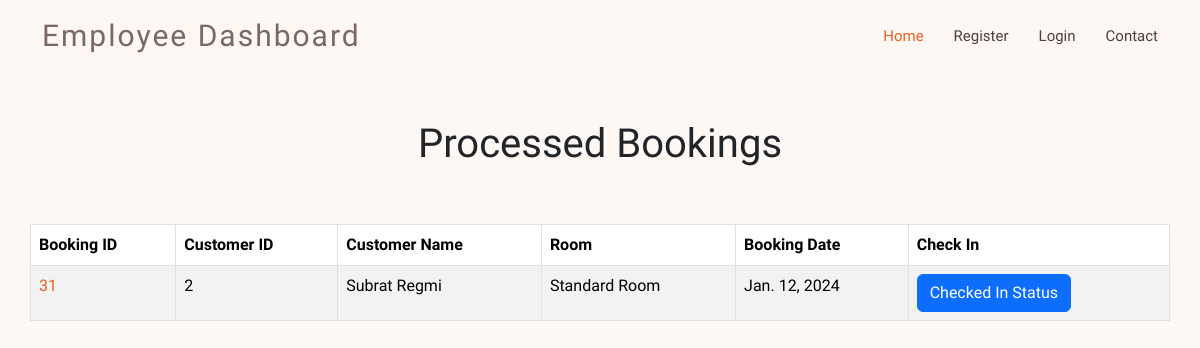
The app's page /employee/processed_bookings/ (signed in), older data.
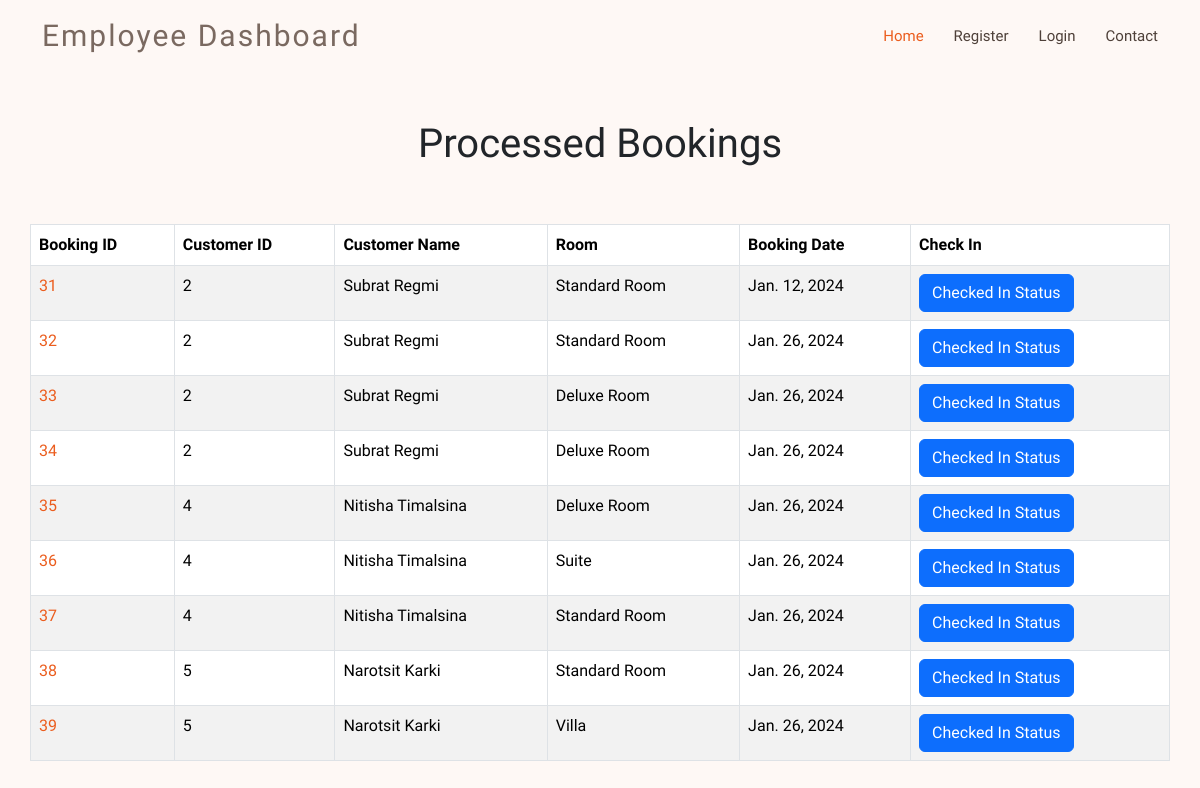
The same page, newer data.
### shared/models.py (models this page shows, shortened)
class Booking(models.Model):
    MealPlan = (
        ('Not Selected', 'None'),
        ('Meal Plan 1', 'Dinner'),
        ('Meal Plan 2', 'Dinner and Breakfast'),
        ('Meal Plan 3', 'Dinner, Breakfast, and Lunch'),
    )
    Branch = (
        ('Branch 1', 'Portugal'),
        ('Branch 2', 'Barcelona'),
        ('Branch 3', 'Lisbon'),
        ('Branch 4', 'Seville'),
        ('Branch 5', 'Valencia'),
    )
    CheckedInStatus = (
        ('True','Checked In'),
        ('False','Not Checked In'),
    )
    room = models.ForeignKey(Room, on_delete=models.CASCADE)
    customer = models.ForeignKey(CustomUser, on_delete=models.CASCADE)
    no_of_rooms = models.PositiveIntegerField(default=1)
    no_of_adults = models.PositiveIntegerField(default = 1)
    no_of_children = models.IntegerField(default = 0)
    checkin_date = models.DateField(default = datetime.now().date())
    checkin_month = models.IntegerField(null = True)
    checkin_day = models.IntegerField(null = True)
    checkout_date = models.DateField(default = datetime.now().date() + timedelta(days=1))
    booking_date = models.DateField(default = datetime.now().date())
    no_of_days = models.IntegerField(blank = True, null = True)
    weeknights = models.IntegerField(null = True)
    weekend_nights = models.IntegerField(null = True)
    lead_time = models.IntegerField(blank = True, null = True)
    meal_plan = models.CharField(max_length=255, choices = MealPlan, default = 'None')
    car_parking = models.BooleanField(default = False)
    branch = models.CharField(max_length=255, choices=Branch, default ='Branch 1')
    children_meal = models.BooleanField(default = False, null = True)
    city_map = models.BooleanField(default = False, null = True)
    tour_guide = models.BooleanField(default = False, null = True)
    airport_pickup = models.BooleanField(default = False, null = True)
    wheelchair = models.BooleanField(default = False, null = True)
    no_of_special_requests = models.IntegerField(null = True)
    dynamic_price = models.DecimalField(max_digits = 10, decimal_places = 2, null = True)
    status = models.BooleanField(null = True)
    advance = models.DecimalField(max_digits = 10, decimal_places = 2, null = True)
    processed = models.BooleanField(default = False)
    paid = models.BooleanField(default = False)
    checked_in_status = models.BooleanField(default = None, null = True)
    prediction_status = models.BooleanField(default = None, null = True)
    stripe_checkout_id = models.CharField(max_length = 500, null = True)

class CustomUser(AbstractUser):
    email = models.EmailField(unique=True)
    username = models.CharField(max_length=255, unique = True)
    fullname = models.CharField(max_length=255)
    phone_number = models.CharField(max_length=15, blank=True, null=True, validators=[RegexValidator(regex=r'^\d+$', message='Phone number must contain only digits.')])
    is_customer = models.BooleanField(default=False)
    is_employee = models.BooleanField(default=False)
    repeated_guest = models.BooleanField(null  = True, default = False)
    previous_bookings_not_cancelled = models.IntegerField(default=0)
    previous_bookings_cancelled = models.IntegerField(default=0)
    objects = CustomUserManager()
    USERNAME_FIELD = 'email'
    REQUIRED_FIELDS = ['username', 'fullname']

class Room(models.Model):
    name = models.CharField(max_length=50)
    price = models.DecimalField(max_digits=5, default = 0, decimal_places=2)
    description = models.CharField(max_length=250, blank = True, null = True)
    image = models.ImageField(upload_to = 'uploads/rooms', null=True)
    max_capacity = models.PositiveIntegerField(null = True)

### employee/views.py (the view)
# urls.py: path('processed_bookings/', views.processed_bookings, name = 'processed_bookings'),
@login_required(login_url="login_emp")
def processed_bookings(request):
    bookings = Booking.objects.filter(processed = True, status = None)
    return render(request, 'employee/processed_bookings.html', {'bookings':bookings})

### employee/templates/employee/processed_bookings.html (shortened to what this page needs)
{% extends "employee/base_emp.html" %}
{% block content %}
<div class = 'container'>
    <br/><br/>
    <div class = "row">
    <div class = 'text-center'><h1>Processed Bookings</h1></div>
    </div>
    <br/><br/>
    <div class = "row">
    {% if bookings %}
    <table class="table table-striped table-bordered">
    <thead>
      <tr>
        <th scope="col">Booking ID</th>
        <th scope ="col">Customer ID</th>
        <th scope ="col">Customer Name</th>
        <th scope="col">Room</th>
        <th scope="col">Booking Date</th>
        <th scope="col">Check In</th>
      </tr>
    </thead>
    <tbody>
        {% for booking in  bookings  %}
      <tr>
        <td><a href = {% url "booking_details_emp" booking.id %}>{{booking.id}}</a></td>
        <td>{{booking.customer.id}}</td>
        <td>{{booking.customer.fullname}}</td>
        <td>{{booking.room.name}}</td>
        <td>{{booking.booking_date}}</td>
        <td>
          <button type="button" class="btn btn-primary" data-bs-toggle="modal" data-bs-target="#exampleModal">
            Checked In Status
          </button>
        </td>
      </tr>
      {% endfor %}
    </tbody>
  </table>
  {% endif %}
</div>
</div>
{% endblock content %}

### employee/templates/employee/base_emp.html (shortened to what this page needs)
{% load static %}
<!DOCTYPE html>
<html lang="en">
<link href="{% static "customer/vendor/aos/aos.css"%}" rel="stylesheet">
<link href="{% static "customer/vendor/bootstrap/css/bootstrap.min.css"%}" rel="stylesheet">
<link href="{% static "customer/vendor/bootstrap-icons/bootstrap-icons.css"%}" rel="stylesheet">
<link href="{% static "customer/vendor/boxicons/css/boxicons.min.css"%}" rel="stylesheet">
<link href="{% static "customer/vendor/glightbox/css/glightbox.min.css"%}" rel="stylesheet">
<link href="{% static "customer/vendor/swiper/swiper-bundle.min.css"%}" rel="stylesheet">
<link href="{% static "customer/css/backgrounds.css" %}" rel="stylesheet">
<link href="{% static "customer/css/style.css" %}" rel="stylesheet">
<body>
  {% include "employee/navbar_emp.html" %}
  <br/><br/><br/>
  <div>
  {% block content %}
  {% endblock content %}
</body>
</html>

### employee/templates/employee/navbar_emp.html (shortened to what this page needs)
<header id="header" class="fixed-top d-flex align-items-center">
    <div class="container d-flex align-items-center justify-content-between">
      <div class="logo">
        <h1 class="text-light"><a href="{% url "home_emp" %}"><span>Employee Dashboard</span></a></h1>
      </div>
      <nav id="navbar" class="navbar">
        <ul>
          <li><a class="nav-link scrollto active" href="{% url "home_emp" %}">Home</a></li>
          {% if user.is_authenticated and user.is_employee%}
          <li><a class="nav-link scrollto" href="{% url "pending_bookings" %}">Pending Bookings</a></li>
          <li><a class="nav-link scrollto" href="{% url "processed_bookings" %}">Processed Bookings</a></li>
          <li><a class="nav-link scrollto" href="{% url "confirmed_bookings" %}">Confirmed Bookings</a></li>
          <li><a class="nav-link scrollto" href="{% url "cancelled_bookings" %}">Cancelled Bookings</a></li>
          <li><a class="nav-link scrollto" href="{% url "logout_emp" %}">Logout</a></li>
          {% else %}
          <li><a class="nav-link scrollto" href="{% url "register_emp" %}">Register</a></li>
          <li><a class="nav-link scrollto" href="{% url "login_emp" %}">Login</a></li>
          <li><a class="nav-link scrollto" href="#contact">Contact</a></li>
          {% endif %}
        </ul>
      </nav>
    </div>
  </header>

### static/customer/css/backgrounds.css (style rules this page uses)
.navbar { padding: 0; background-color:#fef8f5; }

### static/customer/css/style.css (style rules this page uses)
body { font-family: "Open Sans", sans-serif; color: #212529; background: #fef8f5; }
a { color: #eb5d1e; text-decoration: none; }
h1, h2, h3, h4, h5, h6, .font-primary { font-family: "Raleway", sans-serif; }
#header { height: 72px; transition: all 0.5s; z-index: 997; transition: all 0.5s; background: #fef8f5; box-shadow: none; }
#header .logo h1 { font-size: 30px; margin: 0; line-height: 1; font-weight: 400; letter-spacing: 2px; }
#header .logo h1 a, #header .logo h1 a:hover { color: #7a6960; text-decoration: none; }
.navbar { padding: 0; background-color:#fef8f5; box-shadow: none; }
.navbar ul { margin: 0; padding: 0; display: flex; list-style: none; align-items: center; }
.navbar li { position: relative; }
.navbar a { display: flex; align-items: center; justify-content: space-between; padding: 10px 0 10px 30px; font-size: 15px; color: #4e4039; white-space: nowrap; transition: 0.3s; }
.navbar a:hover, .navbar .active, .navbar .active:focus, .navbar li:hover>a { color: #eb5d1e; }

Row changes from the older to the newer data that the page shows:
added Booking: id "32", customer.id "2", customer.fullname "Subrat Regmi", room.name "Standard Room", booking_date "Jan. 26, 2024"
added Booking: id "33", customer.id "2", customer.fullname "Subrat Regmi", room.name "Deluxe Room", booking_date "Jan. 26, 2024"
added Booking: id "34", customer.id "2", customer.fullname "Subrat Regmi", room.name "Deluxe Room", booking_date "Jan. 26, 2024"
added Booking: id "35", customer.id "4", customer.fullname "Nitisha Timalsina", room.name "Deluxe Room", booking_date "Jan. 26, 2024"
added Booking: id "36", customer.id "4", customer.fullname "Nitisha Timalsina", room.name "Suite", booking_date "Jan. 26, 2024"
added Booking: id "37", customer.id "4", customer.fullname "Nitisha Timalsina", room.name "Standard Room", booking_date "Jan. 26, 2024"
added Booking: id "38", customer.id "5", customer.fullname "Narotsit Karki", room.name "Standard Room", booking_date "Jan. 26, 2024"
added Booking: id "39", customer.id "5", customer.fullname "Narotsit Karki", room.name "Villa", booking_date "Jan. 26, 2024"
